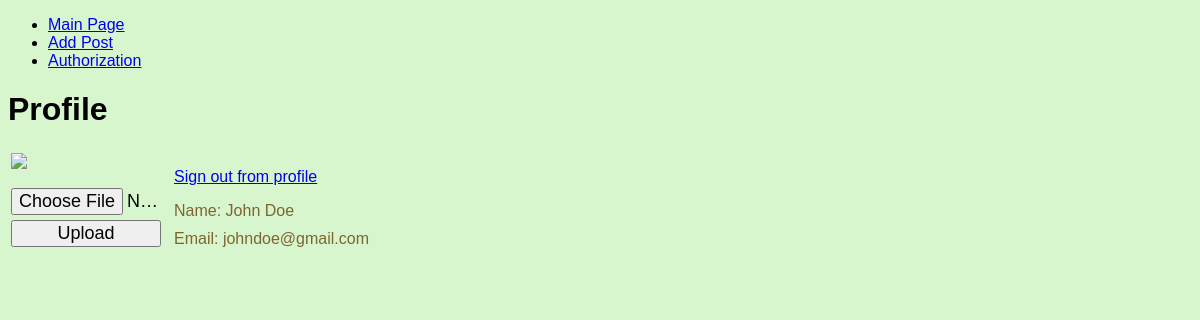
Screenshot of /profile (signed in) with the database file from the repository.
### tables this page shows
CREATE TABLE mainmenu (
id integer PRIMARY KEY AUTOINCREMENT,
title text NOT NULL,
url text NOT NULL
);

CREATE TABLE users (
id integer PRIMARY KEY AUTOINCREMENT,
name text NOT NULL,
email text NOT NULL,
psw text NOT NULL,
avatar BLOB DEFAULT NONE,
time integer NOT NULL
);

### flsite.py (the view)
@app.route('/profile')
@login_required
def profile():
    return render_template("profile.html", menu=dbase.getMenu(), title="Profile")

### FDataBase.py (called while the page is built)
    def getMenu(self):
        sql = '''SELECT * FROM mainmenu'''
        try:
            self.__cur.execute(sql)
            res = self.__cur.fetchall()
            if res: return res
        except:
            print("Mistake while reading from DB")
        return []

    def getUser(self, user_id):
        try:
            self.__cur.execute(f"SELECT * FROM users WHERE id = {user_id} LIMIT 1")
            res = self.__cur.fetchone()
            if not res:
                print("User is not found")
                return False
            return res
        except sqlite3.Error as e:
            print("Mistake while getting data from DB "+str(e))
        return False

### UserLogin.py (called while the page is built)
    def fromDB(self, user_id, db):
        self.__user = db.getUser(user_id)
        return self

    def getName(self):
        return self.__user['name'] if self.__user else "Without name"

    def getEmail(self):
        return self.__user['email'] if self.__user else "Without email"

### flsite.py (called while the page is built)
@login_manager.user_loader
def load_user(user_id):
    print("load_user")
    return UserLogin().fromDB(user_id, dbase)

def connect_db():
    conn = sqlite3.connect(app.config['DATABASE'])
    conn.row_factory = sqlite3.Row
    return conn

def get_db():
    if not hasattr(g, 'link_db'):
        g.link_db = connect_db()
    return g.link_db

@app.before_request
def before_request():
    global dbase
    db = get_db()
    dbase = FDataBase(db)

### templates/profile.html (shortened to what this page needs)
{% extends 'base.html' %}
{% block content %}
{{ super() }}
<table border="0" class="profile-table">
    <tr><td valign="top">
        <div class="profile-ava"><img src="{{ url_for('userava') }}"></div>
        <div class="profile-load">
        <form action="{{url_for('upload')}}" method="POST" enctype="multipart/form-data">
            <p><input type="file" name="file"></p>
            <p><input type="submit" value="Upload"></p>
        </form>
        </div>
    </td>
    <td valign="top" class="profile-panel">
        <p><a href="{{ url_for('logout') }}">Sign out from profile</a></p>
        <ul class="profile-info">
        <li>Name: {{ current_user.getName() }}</li>
        <li>Email: {{ current_user.getEmail() }}</li>
        </ul>
    </td></tr>
</table>
{% endblock %}

### templates/base.html (shortened to what this page needs)
<!DOCTYPE html>
<html>
<head>
<link type="text/css" href="{{ url_for('static', filename='css/styles.css')}}" rel="stylesheet" />
</head>
<body>
    {% block content %}
        {% block mainmenu %}
            <ul class="mainmenu">
                {% for p in menu %}
                <li><a href="{{p.url}}">{{p.title}}</a></li>
                {% endfor %}
                </ul>
        {% endblock mainmenu %}
            {% if title -%}
            <h1>{{ title }}</h1>
            {% else -%}
            <h1>Blog Project</h1>
            {% endif %}
    {% endblock %}
    </body>
</html>

### static/css/styles.css (style rules this page uses)
body { background-color: #D8F6CE; font-family: 'Arial'; }
.profile-load { margin-top: 10px; overflow: hidden; max-width: 150px; }
.profile-load input[type=submit], input[type=file] { width: 100%; font-size: 18px; }
.profile-load p { padding: 0; margin: 5px 0 0 0 ; }
.profile-panel { padding: 0 0 0 10px; }
ul.profile-info { list-style: none; margin: 10px 0 0 0; padding: 0; color: #7E652F; }
ul.profile-info li { margin-top: 10px; }

### rows the page displays
mainmenu: title "Main Page"
mainmenu: title "Add Post"
mainmenu: title "Authorization"
users: getName "John Doe", getEmail "johndoe@gmail.com"

### other values shown
{{ title }} "Profile"
